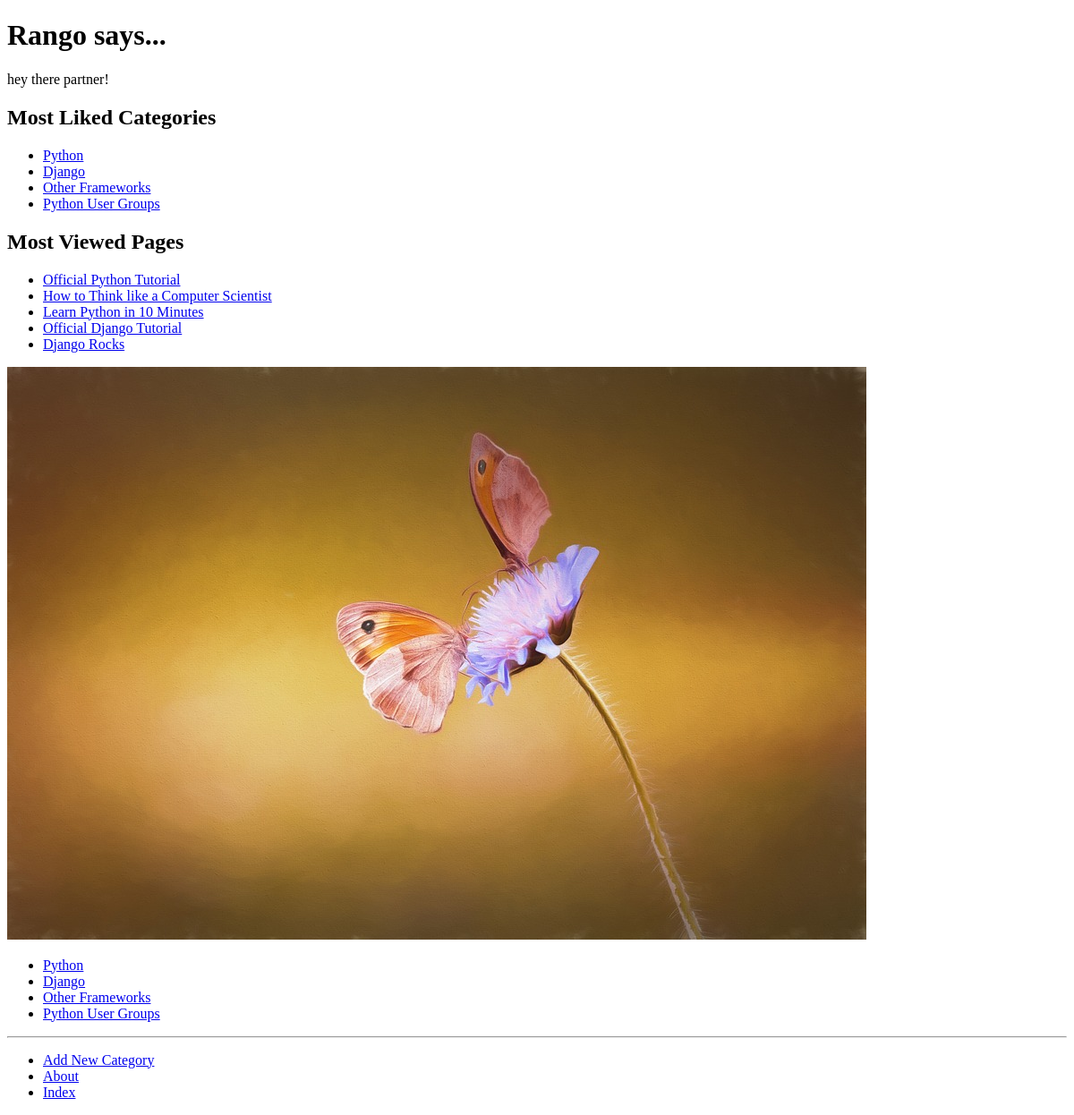
/, run on an earlier commit of the app's database.
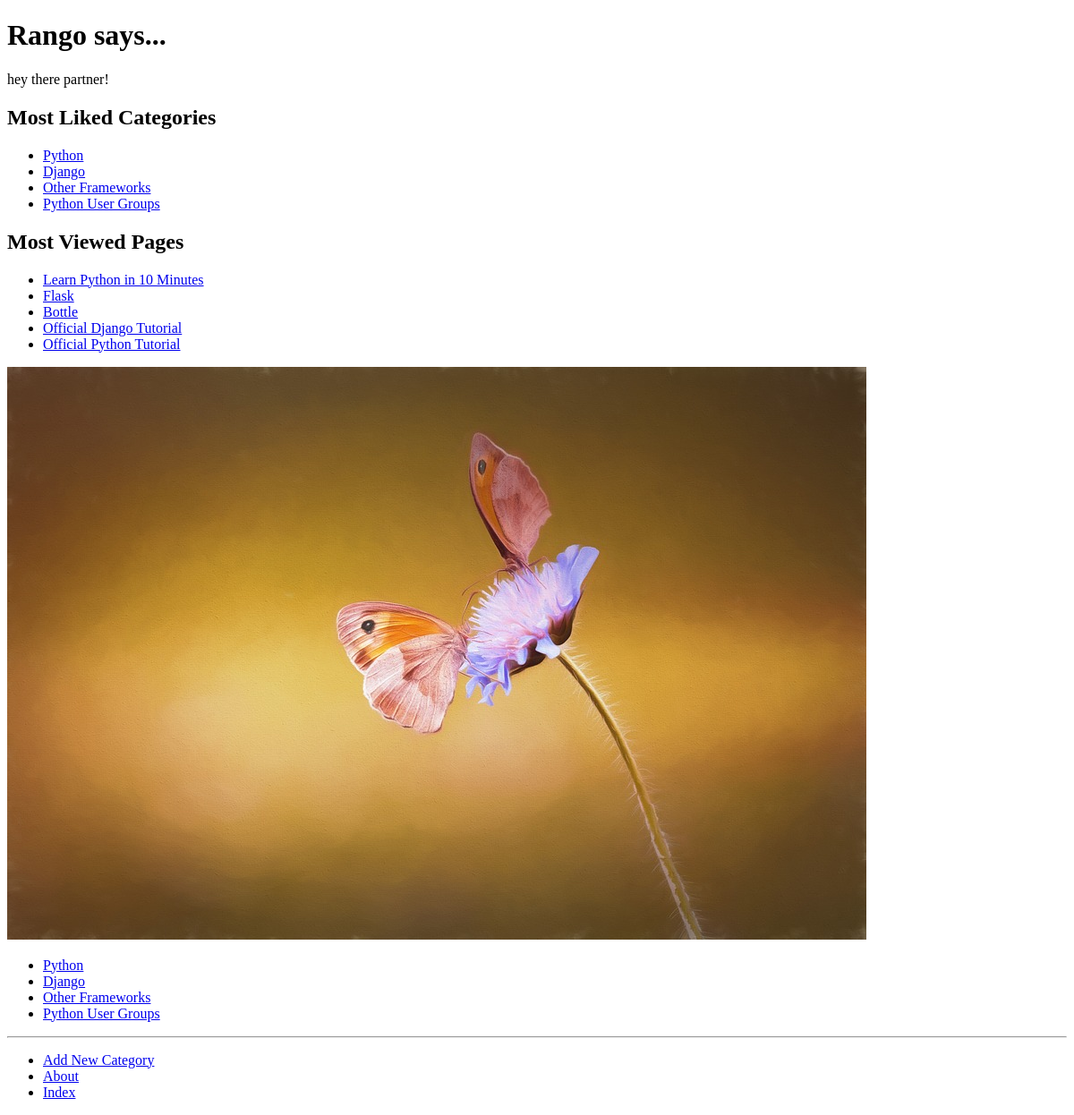
And on a later commit of the database.
### rango/models.py (models this page shows, shortened)
class Category(models.Model):
    name = models.CharField(max_length=128, unique=True) #every category must be unique
    views = models.IntegerField(default=0) #chapter 5 exercise - add views
    likes = models.IntegerField(default=0) #add likes. both with default 0
    slug = models.SlugField(unique=True) #chapter 6.3 making good urls
    class Meta:
        verbose_name_plural = 'categories' #capital letter on categories??

class Page(models.Model):
    category = models.ForeignKey(Category)
    title = models.CharField(max_length=128)
    url = models.URLField(max_length=200)#added chap 7 ex, refactoring - pointless?
    views = models.IntegerField(default=0) #page will start with 0 views

### rango/views.py (the view)
# urls.py: url(r'^$', views.index, name='index'),
def index(request):
    category_list = Category.objects.order_by('-likes')[:5]
    page_list = Page.objects.order_by('-views')[:5] #chap6 exs
    context_dict = {'categories': category_list, 'pages': page_list}   #chap6 ex - passed list to context
    return render(request, 'rango/index.html', context_dict)

### rango/templatetags/rango_template_tags.py (called while the page is built)
@register.inclusion_tag('rango/cats.html') #decorator - mashes up with rango/cats.html
def get_category_list(cat=None): #optional parameter - None fallback value
    return {'cats': Category.objects.all(),
            'act_cat': cat}

### templates/rango/index.html (shortened to what this page needs)
{% extends 'rango/base.html' %}
{% load staticfiles %}
{% block body_block %}
<body>
    <h1>Rango says...</h1>
    <div>hey there partner!</div>
    <div>
    <h2>Most Liked Categories</h2>
    {% if categories %}
    <ul>
	{% for category in categories %}
	    <li>
	    <a href="{% url 'show_category' category.slug %}">{{ category.name  }}</a>
	    </li>
	{% endfor %}
    </ul>
    {% else %}
	<strong>There are no categories present.</strong>
    {% endif %}
    </div>
    <div>
    <h2>Most Viewed Pages</h2>
    <ul>
    {% for page in pages %}
	<li><a href="{{ page.url}}">{{ page.title }}</a></li>
    {% endfor %}
    </ul>
    </div>
    <div>
	<img src="{% static "images/rango.jpg" %}" alt="Picture of Rango" />
    </div>
{% endblock %}

### templates/rango/base.html (shortened to what this page needs)
<!DOCTYPE html>
{% load staticfiles %}
{% load rango_template_tags %}
<html>
	<head lang="en">
	</head>
	<body>
	    <div>
		{% block body_block %}
		{% endblock %}
	    </div>
	    <div>
	    	{% block sidebar_block %}
		    {% get_category_list category %}
	    	{% endblock %}
	    </div>
	    <hr />
	    <div>
		<ul>
		    <li><a href="{% url 'add_category' %}">Add New Category</a></li>
		    <li><a href="{% url 'about' %}">About</a></li>
		    <li><a href="{% url 'index' %}">Index</a></li>
		</ul>
	    </div>
	</body>
</html>

### templates/rango/cats.html
<ul>
{% if cats %}
    {% for c in cats %}
	{% if c == act_cat %}
	<li>
	<strong>
	    <a href="{% url 'show_category' c.slug %}">{{ c.name }}</a></li>
	</strong>
	</li>
    {% else %}
	<li>
	    <a href="{% url 'show_category' c.slug %}">{{ c.name }}</a>
	</li>
    	{% endif %}
    {% endfor %}
{% else %}
    <li><string>There are no categories present.</strong></li>
{% endif %}
</ul>

What changed in the data, as far as the page shows it:
no longer on this page (row edited): Page: title "How to Think like a Computer Scientist"
no longer on this page (row edited): Page: title "Django Rocks"
now on this page (row edited): Page: title "Flask"
now on this page (row edited): Page: title "Bottle"
changed Page "Official Python Tutorial": moves down the list
